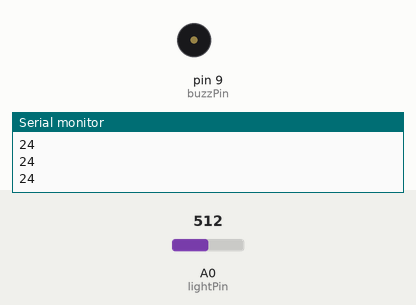
Simulated run of this sketch. Board: Arduino Uno, built with avr-gcc and run on an emulated ATmega328P. On the bench: buzzer (waves = sounding), the last lines printed to the serial monitor. The inputs (shaded band) are chosen by the test bench; at power-on: A0 (lightPin) = 512.

Above: at 1.2 s.
1.3 s: A0 (lightPin) set to 122
At 2.5 s:
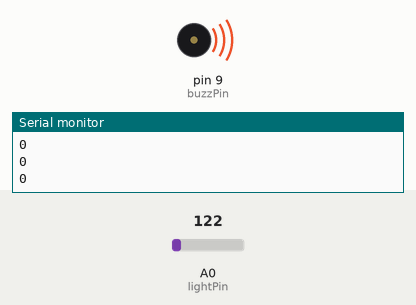
2.8 s: A0 (lightPin) set to 348
At 3.3 s:
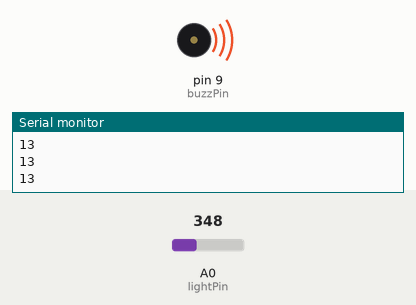
4.3 s: A0 (lightPin) set to 376
At 5.6 s:
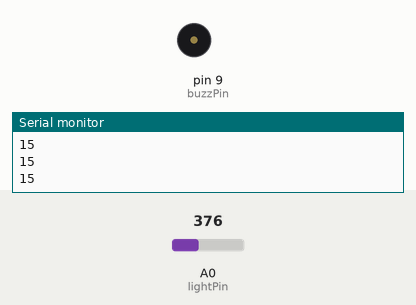
5.9 s: A0 (lightPin) set to 0
At 6.3 s:
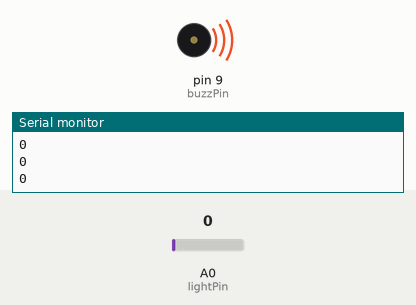
7.4 s: A0 (lightPin) set to 511
At 8.8 s:
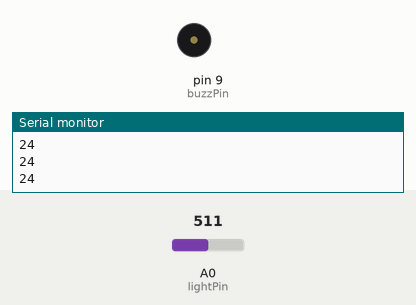
Timing chart, 0 to 9.9 s (numbered marks = the images above; inputs shaded):
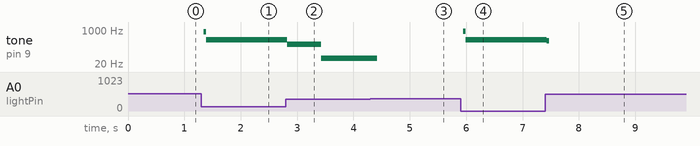

The sketch:

Photoresistor_Buzzer.ino
```cpp
int lightPin = A0;
int buzzPin = 9;
int lightVal;
int delayT;

void setup() {
  // put your setup code here, to run once:
pinMode(lightPin, INPUT);
pinMode(buzzPin, OUTPUT);
Serial.begin(9600);
}

void loop() {
  // put your main code here, to run repeatedly:
lightVal =  analogRead(lightPin);
delayT = (9./130.)*lightVal-(9.*170./130.)+1.;
if (delayT < 0){
  delayT =0;
  }
Serial.println(delayT);

digitalWrite(buzzPin, HIGH);
delay(delayT);
digitalWrite(buzzPin, LOW);
delay(delayT);
}
```

Measured:
- the behaviour switches between 357 and 358 on A0 (lightPin) (found by bisection; images 2 and 3)
- after the input at 1.3 s, tone on pin 9 (buzzPin): silent → 829 Hz at once, → 334 Hz 0.04 s later
- after the input at 2.8 s, tone on pin 9 (buzzPin): 334 Hz → 198 Hz at once, → 38 Hz 0.60 s later
- after the input at 4.3 s, tone on pin 9 (buzzPin): 38 Hz → silent after 0.12 s
- after the input at 5.9 s, tone on pin 9 (buzzPin): silent → 850 Hz after 0.05 s, → 334 Hz 0.04 s later
- after the input at 7.4 s, tone on pin 9 (buzzPin): 334 Hz → 296 Hz at once, → silent 0.04 s later
